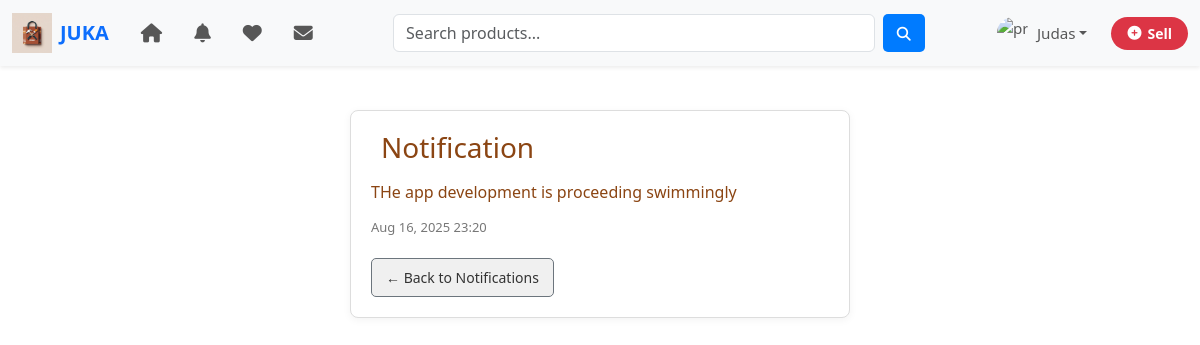
/messages/notifications/2/ (signed in), run on the app's committed database.
### accounts/models.py (models this page shows, shortened)
class CustomUser(AbstractUser):
    ROLE_CHOICES = (
        ('buyer', 'Buyer'),
        ('seller', 'Seller'),
    )
    role = models.CharField(max_length=10, choices=ROLE_CHOICES, default='buyer')
    phone_number = models.CharField(max_length=15, blank=True, null=True)
    @property
    def is_seller(self):
        return self.role == 'seller'

### messaging/models.py (models this page shows, shortened)
class Notification(models.Model):
    user = models.ForeignKey(
        settings.AUTH_USER_MODEL,
        on_delete=models.CASCADE,
        related_name="notifications",
        blank=True,
        null=True,  # ✅ allow empty for broadcast
    )
    message = models.CharField(max_length=255)
    link = models.CharField(max_length=255, blank=True, null=True)
    is_read = models.BooleanField(default=False)
    timestamp = models.DateTimeField(auto_now_add=True)
    content_type = models.ForeignKey(ContentType, on_delete=models.CASCADE, null=True, blank=True)
    object_id = models.PositiveIntegerField(null=True, blank=True)
    content_object = GenericForeignKey("content_type", "object_id")
    def get_link(self):
        if self.content_object:
            try:
                return self.content_object.get_absolute_url()
            except AttributeError:
                return None
        return None

### messaging/views.py (the view)
# urls.py: path("notifications/<int:notif_id>/", views.notification_detail, name="notification_detail"),
@login_required
def notification_detail(request, notif_id):
    notif = get_object_or_404(Notification, id=notif_id)
    if notif.user and notif.user != request.user:
        return redirect("notifications")  # or raise PermissionDenied
    return render(request, "notification_detail.html", {"notif": notif})

### JUKA/context_processors.py (called while the page is built)
def categories_processor(request):
    return {
        "categories": Category.objects.all()
    }

def saved_items(request):
    saved_ids = set()
    if request.user.is_authenticated:
        saved_ids = set(SavedItem.objects.filter(user=request.user).values_list("advert_id", flat=True))
    return {'user_saved_ids': saved_ids}

def unread_counts(request):
    if request.user.is_authenticated:
        unread_messages = Message.objects.filter(
            receiver=request.user,
            is_read=False
        ).count()
        unread_notifications = Notification.objects.filter(
            user=request.user,
            is_read=False
        ).count()
    else:
        unread_messages = 0
        unread_notifications = 0
    return {
        'unread_messages': unread_messages,
        'unread_notifications': unread_notifications,
    }

### messaging/templates/notification_detail.html (shortened to what this page needs)
{% extends "base.html" %}
{% block content %}
<div class="notif-detail">
  <div class="notif-card">
    <div class="notif-header">
      <h3>Notification</h3>
    </div>
    <div class="notif-body">
      <p class="notif-message">{{ notif.message }}</p>
      <small class="notif-time">{{ notif.timestamp|date:"M d, Y H:i" }}</small>
    </div>
    <div class="notif-footer">
      <a href="{% url 'notifications' %}" class="btn btn-secondary">← Back to Notifications</a>
    </div>
  </div>
</div>
{% endblock %}

### templates/base.html (shortened to what this page needs)
{% load static %}
{% load socialaccount %}
<!doctype html>
<html lang="en">
<head>
    <link href="https://cdn.jsdelivr.net/npm/bootstrap@5.3.2/dist/css/bootstrap.min.css" rel="stylesheet">
    <link rel="stylesheet" href="{% static 'main.css' %}">
    <link href="https://cdnjs.cloudflare.com/ajax/libs/font-awesome/6.4.0/css/all.min.css" rel="stylesheet">
</head>
<body>
<nav class="navbar navbar-expand-lg navbar-light bg-light shadow-sm">
    <div class="container-fluid">
        <a class="navbar-brand fw-bold text-primary d-flex align-items-center" href="{% url 'home' %}">
            <img src="{% static 'logo.png' %}" alt="Logo" width="40" class="me-2"> JUKA
        </a>
        <div class="collapse navbar-collapse" id="navbarSupportedContent">
            <ul class="navbar-nav me-auto mb-2 mb-lg-0 d-flex align-items-center">
                <li class="nav-item mx-2">
                    <a class="nav-link" href="{% url 'home' %}" title="Home">
                    </a>
                </li>
                <li class="nav-item mx-2">
                    {% if user.is_authenticated %}
                    <a class="nav-link" href="{% url 'notifications' %}" title="Notifications">
                    </a>
                    {% endif %}
                </li>
                <li class="nav-item mx-2">
                    {% if user.is_authenticated %}
                    <a class="nav-link" href="{% url 'saved_items' %}" title="Saved Items">
                    </a>
                    {% endif %}
                </li>
                <li class="nav-item mx-2">
                    {% if user.is_authenticated %}
                    <a class="nav-link" href="{% url 'inbox' %}" title="Messages">
                    </a>
                    {% endif %}
                </li>
            </ul>
            <form class="d-flex mx-auto w-50" method="get" action="{% url 'search' %}">
                <input class="form-control me-2" type="search" placeholder="Search products..." aria-label="Search">
                <button class="btn btn-primary" type="submit">
                    <i class="fas fa-search"></i>
                </button>
            </form>
            <ul class="navbar-nav ms-auto d-flex align-items-center">
                <li class="nav-item dropdown d-flex align-items-center">
                    {% if user.is_authenticated %}
                    <a class="nav-link dropdown-toggle d-flex align-items-center" href="#" role="button"
                       data-bs-toggle="dropdown" aria-expanded="false">
                        <img src="https://cdn-icons-png.flaticon.com/512/149/149071.png"
                             class="rounded-circle me-2" width="32" height="32" alt="profile">
                        <span>{{ user.first_name }}</span>
                    </a>
                    {% else %}
                    <button class="btn btn-outline-primary" data-bs-toggle="modal" data-bs-target="#loginModal">
                        Login
                    </button>
                    {% endif %}
                </li>
                <li class="nav-item ms-3">
                    {% if user.is_authenticated %}
                    {% if user.sellerprofile %}
                    <a href="{% url 'create_advert' %}" class="btn btn-danger">
                        <i class="fas fa-plus-circle"></i> Sell
                    </a>
                    {% else %}
                    <a href="{% url 'setup_seller_profile' %}" class="btn btn-danger">
                        <i class="fas fa-plus-circle"></i> Sell
                    </a>
                    {% endif %}
                    {% else %}
                    <button class="btn btn-danger" data-bs-toggle="modal" data-bs-target="#loginModal">
                        <i class="fas fa-plus-circle"></i> Sell
                    </button>
                    {% endif %}
                </li>
            </ul>
        </div>
    </div>
</nav>
<div class="{% if show_sidebar %}layout-with-sidebar{% else %}layout-fullwidth{% endif %}">
    <div class="main-content container">
        <div class="row">
            {% block content %}{% endblock %}
        </div>
    </div>
</div>
</body>
</html>

### static/main.css (style rules this page uses)
body { padding-top: 70px; width: 100%; max-width: 100%; font-family: 'Segoe UI', Arial, sans-serif; overflow-x: hidden; }
:root { --orange: #FFA500; --yellow: #FFD700; --brown: #8B4513; --white: #ffffff; }
body { background-color: var(--white); color: var(--brown); }
.btn-primary { background-color: var(--orange); border: none; }
.navbar { position: fixed; top: 0; left: 0; width: 100%; z-index: 1050; }
.navbar { font-size: 0.95rem; }
.navbar .nav-link { display: flex; align-items: center; gap: 0; }
form input { border-radius: 50px; }
form button { border-radius: 50px; }
.navbar .btn-danger { background-color: #dc3545; border: none; font-weight: bold; border-radius: 30px; padding: 6px 16px; display: flex; align-items: center; gap: 6px; transition: background-color 0.3s ease; }
.layout-fullwidth .main-content { width: 100%; padding: 10px; }

### messaging/templates/notification_detail.html (style rules this page uses)
.notif-detail { display: flex; justify-content: center; margin-top: 30px; }
.notif-card { background: #fff; border: 1px solid #ddd; border-radius: 8px; padding: 20px; width: 500px; box-shadow: 0 2px 8px rgba(0,0,0,0.05); }
.notif-header { display: flex; align-items: center; margin-bottom: 15px; }
.notif-header h3 { margin: 0 0 0 10px; }
.notif-body { margin-bottom: 20px; }
.notif-message { font-size: 16px; margin: 0 0 10px 0; }
.notif-time { font-size: 13px; color: #777; }
.notif-footer { display: flex; justify-content: space-between; }
.btn { text-decoration: none; padding: 8px 14px; border-radius: 5px; font-size: 14px; }
.btn-primary { background: #007bff; color: #fff; }
.btn-secondary { background: #f0f0f0; color: #333; }

### data on the page
CustomUser: first_name "Judas"
Notification: message "THe app development is proceeding swimmingly", timestamp "Aug 16, 2025 23:20"
